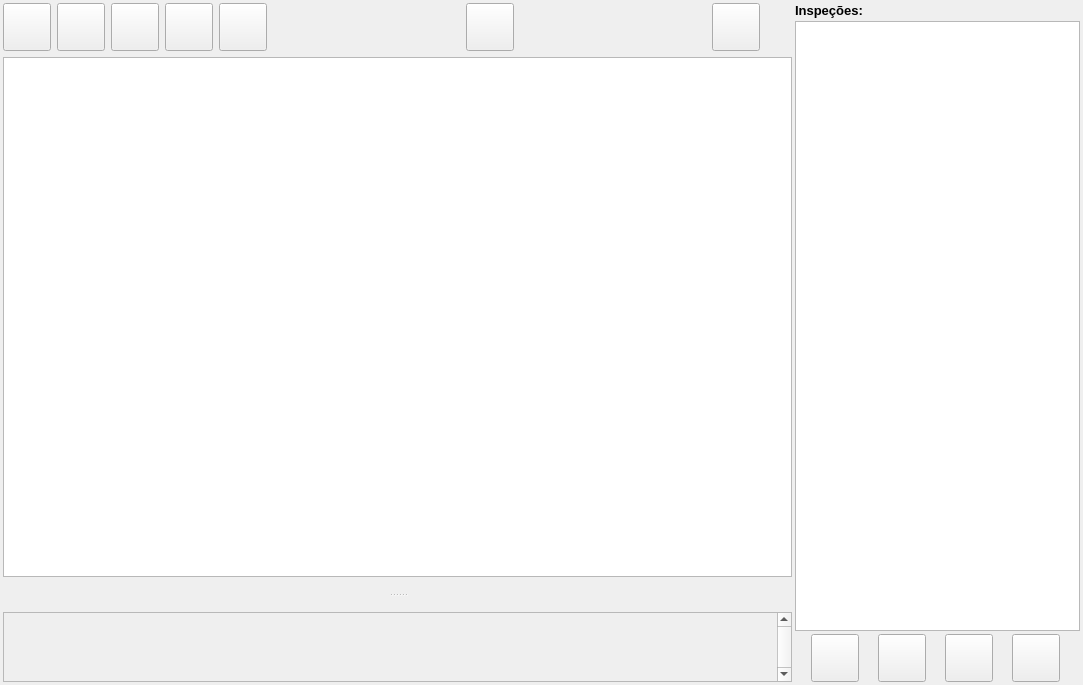
<?xml version="1.0" encoding="UTF-8"?>
<ui version="4.0">
 <class>FormNewProductContent</class>
 <widget class="QWidget" name="FormNewProductContent">
  <property name="geometry">
   <rect>
    <x>0</x>
    <y>0</y>
    <width>1083</width>
    <height>685</height>
   </rect>
  </property>
  <property name="windowTitle">
   <string>Form</string>
  </property>
  <layout class="QHBoxLayout" name="horizontalLayout_3" stretch="1,0">
   <property name="spacing">
    <number>3</number>
   </property>
   <property name="leftMargin">
    <number>3</number>
   </property>
   <property name="topMargin">
    <number>3</number>
   </property>
   <property name="rightMargin">
    <number>3</number>
   </property>
   <property name="bottomMargin">
    <number>3</number>
   </property>
   <item>
    <widget class="QSplitter" name="splitter">
     <property name="styleSheet">
      <string notr="true">QSplitter::handle {
    image: url(&quot;:/images/splitter_icon.png&quot;);
}</string>
     </property>
     <property name="orientation">
      <enum>Qt::Vertical</enum>
     </property>
     <property name="handleWidth">
      <number>35</number>
     </property>
     <widget class="QWidget" name="layoutWidget_2">
      <layout class="QVBoxLayout" name="verticalLayout_2">
       <item>
        <layout class="QHBoxLayout" name="horizontalLayout_2">
         <item>
          <widget class="ButtonBeR" name="btn_zoom_in">
           <property name="minimumSize">
            <size>
             <width>48</width>
             <height>48</height>
            </size>
           </property>
           <property name="maximumSize">
            <size>
             <width>48</width>
             <height>48</height>
            </size>
           </property>
           <property name="focusPolicy">
            <enum>Qt::NoFocus</enum>
           </property>
           <property name="text">
            <string/>
           </property>
           <property name="icon">
            <iconset resource="../res/icons.qrc">
             <normaloff>:/icons/zoom_in.png</normaloff>:/icons/zoom_in.png</iconset>
           </property>
           <property name="iconSize">
            <size>
             <width>16</width>
             <height>16</height>
            </size>
           </property>
           <property name="autoRepeat">
            <bool>true</bool>
           </property>
           <property name="autoRepeatDelay">
            <number>600</number>
           </property>
           <property name="autoRepeatInterval">
            <number>250</number>
           </property>
           <property name="bgIcon">
            <iconset resource="../res/icons.qrc">
             <normaloff>:/icons/bt-blank.png</normaloff>
             <normalon>:/icons/bt-blank_pressed.png</normalon>:/icons/bt-blank.png</iconset>
           </property>
           <property name="bgIconSize">
            <size>
             <width>48</width>
             <height>48</height>
            </size>
           </property>
          </widget>
         </item>
         <item>
          <widget class="ButtonBeR" name="btn_zoom_out">
           <property name="minimumSize">
            <size>
             <width>48</width>
             <height>48</height>
            </size>
           </property>
           <property name="maximumSize">
            <size>
             <width>48</width>
             <height>48</height>
            </size>
           </property>
           <property name="focusPolicy">
            <enum>Qt::NoFocus</enum>
           </property>
           <property name="text">
            <string/>
           </property>
           <property name="icon">
            <iconset resource="../res/icons.qrc">
             <normaloff>:/icons/zoom_out.png</normaloff>:/icons/zoom_out.png</iconset>
           </property>
           <property name="iconSize">
            <size>
             <width>16</width>
             <height>16</height>
            </size>
           </property>
           <property name="autoRepeat">
            <bool>true</bool>
           </property>
           <property name="autoRepeatDelay">
            <number>600</number>
           </property>
           <property name="autoRepeatInterval">
            <number>250</number>
           </property>
           <property name="bgIcon">
            <iconset resource="../res/icons.qrc">
             <normaloff>:/icons/bt-blank.png</normaloff>
             <normalon>:/icons/bt-blank_pressed.png</normalon>:/icons/bt-blank.png</iconset>
           </property>
           <property name="bgIconSize">
            <size>
             <width>48</width>
             <height>48</height>
            </size>
           </property>
          </widget>
         </item>
         <item>
          <widget class="ButtonBeR" name="btn_zoom_fit">
           <property name="minimumSize">
            <size>
             <width>48</width>
             <height>48</height>
            </size>
           </property>
           <property name="maximumSize">
            <size>
             <width>48</width>
             <height>48</height>
            </size>
           </property>
           <property name="focusPolicy">
            <enum>Qt::NoFocus</enum>
           </property>
           <property name="text">
            <string/>
           </property>
           <property name="icon">
            <iconset resource="../res/icons.qrc">
             <normaloff>:/icons/zoom_fit.png</normaloff>:/icons/zoom_fit.png</iconset>
           </property>
           <property name="iconSize">
            <size>
             <width>16</width>
             <height>16</height>
            </size>
           </property>
           <property name="autoRepeat">
            <bool>true</bool>
           </property>
           <property name="autoRepeatDelay">
            <number>600</number>
           </property>
           <property name="autoRepeatInterval">
            <number>250</number>
           </property>
           <property name="bgIcon">
            <iconset resource="../res/icons.qrc">
             <normaloff>:/icons/bt-blank.png</normaloff>
             <normalon>:/icons/bt-blank_pressed.png</normalon>:/icons/bt-blank.png</iconset>
           </property>
           <property name="bgIconSize">
            <size>
             <width>48</width>
             <height>48</height>
            </size>
           </property>
          </widget>
         </item>
         <item>
          <widget class="ButtonBeR" name="btn_zoom_area">
           <property name="minimumSize">
            <size>
             <width>48</width>
             <height>48</height>
            </size>
           </property>
           <property name="maximumSize">
            <size>
             <width>48</width>
             <height>48</height>
            </size>
           </property>
           <property name="focusPolicy">
            <enum>Qt::NoFocus</enum>
           </property>
           <property name="text">
            <string/>
           </property>
           <property name="icon">
            <iconset resource="../res/icons.qrc">
             <normaloff>:/icons/zoom_fit_all.png</normaloff>:/icons/zoom_fit_all.png</iconset>
           </property>
           <property name="iconSize">
            <size>
             <width>16</width>
             <height>16</height>
            </size>
           </property>
           <property name="autoRepeat">
            <bool>true</bool>
           </property>
           <property name="autoRepeatDelay">
            <number>600</number>
           </property>
           <property name="autoRepeatInterval">
            <number>250</number>
           </property>
           <property name="bgIcon">
            <iconset resource="../res/icons.qrc">
             <normaloff>:/icons/bt-blank.png</normaloff>
             <normalon>:/icons/bt-blank_pressed.png</normalon>:/icons/bt-blank.png</iconset>
           </property>
           <property name="bgIconSize">
            <size>
             <width>48</width>
             <height>48</height>
            </size>
           </property>
          </widget>
         </item>
         <item>
          <widget class="ButtonBeR" name="buttonBeR">
           <property name="minimumSize">
            <size>
             <width>48</width>
             <height>48</height>
            </size>
           </property>
           <property name="maximumSize">
            <size>
             <width>48</width>
             <height>48</height>
            </size>
           </property>
           <property name="icon">
            <iconset resource="../res/icons.qrc">
             <normaloff>:/icons/zoom_lock.png</normaloff>:/icons/zoom_lock.png</iconset>
           </property>
           <property name="checkable">
            <bool>true</bool>
           </property>
           <property name="bgIcon">
            <iconset resource="../res/icons.qrc">
             <normaloff>:/icons/bt-blank.png</normaloff>
             <normalon>:/icons/bt-blank_pressed.png</normalon>:/icons/bt-blank.png</iconset>
           </property>
           <property name="bgIconSize">
            <size>
             <width>48</width>
             <height>48</height>
            </size>
           </property>
          </widget>
         </item>
         <item>
          <spacer name="horizontalSpacer_3">
           <property name="focusPolicy">
            <enum>Qt::NoFocus</enum>
           </property>
           <property name="orientation">
            <enum>Qt::Horizontal</enum>
           </property>
           <property name="sizeHint" stdset="0">
            <size>
             <width>40</width>
             <height>20</height>
            </size>
           </property>
          </spacer>
         </item>
         <item>
          <widget class="ButtonBeR" name="btn_SincronizeDataBase">
           <property name="minimumSize">
            <size>
             <width>48</width>
             <height>48</height>
            </size>
           </property>
           <property name="icon">
            <iconset resource="../res/icons.qrc">
             <normaloff>:/icons/database-reload-alt-2.png</normaloff>:/icons/database-reload-alt-2.png</iconset>
           </property>
           <property name="iconSize">
            <size>
             <width>24</width>
             <height>24</height>
            </size>
           </property>
           <property name="bgIcon">
            <iconset resource="../res/icons.qrc">
             <normaloff>:/icons/bt-blank.png</normaloff>
             <normalon>:/icons/bt-blank_pressed.png</normalon>:/icons/bt-blank.png</iconset>
           </property>
           <property name="bgIconSize">
            <size>
             <width>48</width>
             <height>48</height>
            </size>
           </property>
          </widget>
         </item>
         <item>
          <spacer name="horizontalSpacer">
           <property name="orientation">
            <enum>Qt::Horizontal</enum>
           </property>
           <property name="sizeHint" stdset="0">
            <size>
             <width>40</width>
             <height>20</height>
            </size>
           </property>
          </spacer>
         </item>
         <item>
          <widget class="ButtonBeR" name="btn_camera_snap">
           <property name="minimumSize">
            <size>
             <width>48</width>
             <height>48</height>
            </size>
           </property>
           <property name="maximumSize">
            <size>
             <width>48</width>
             <height>48</height>
            </size>
           </property>
           <property name="focusPolicy">
            <enum>Qt::NoFocus</enum>
           </property>
           <property name="text">
            <string/>
           </property>
           <property name="icon">
            <iconset resource="../res/icons.qrc">
             <normaloff>:/icons/camera.png</normaloff>:/icons/camera.png</iconset>
           </property>
           <property name="iconSize">
            <size>
             <width>16</width>
             <height>16</height>
            </size>
           </property>
           <property name="checkable">
            <bool>false</bool>
           </property>
           <property name="autoRepeat">
            <bool>false</bool>
           </property>
           <property name="autoRepeatDelay">
            <number>600</number>
           </property>
           <property name="autoRepeatInterval">
            <number>250</number>
           </property>
           <property name="bgIcon">
            <iconset resource="../res/icons.qrc">
             <normaloff>:/icons/bt-blank.png</normaloff>
             <normalon>:/icons/bt-blank_pressed.png</normalon>:/icons/bt-blank.png</iconset>
           </property>
           <property name="bgIconSize">
            <size>
             <width>48</width>
             <height>48</height>
            </size>
           </property>
          </widget>
         </item>
         <item>
          <spacer name="horizontalSpacer_5">
           <property name="focusPolicy">
            <enum>Qt::NoFocus</enum>
           </property>
           <property name="orientation">
            <enum>Qt::Horizontal</enum>
           </property>
           <property name="sizeType">
            <enum>QSizePolicy::Fixed</enum>
           </property>
           <property name="sizeHint" stdset="0">
            <size>
             <width>32</width>
             <height>20</height>
            </size>
           </property>
          </spacer>
         </item>
        </layout>
       </item>
       <item>
        <widget class="ImageDevice" name="imagedevice"/>
       </item>
      </layout>
     </widget>
     <widget class="QScrollArea" name="scrollArea">
      <property name="verticalScrollBarPolicy">
       <enum>Qt::ScrollBarAlwaysOn</enum>
      </property>
      <property name="widgetResizable">
       <bool>true</bool>
      </property>
      <widget class="QWidget" name="scrollAreaWidgetContents">
       <property name="geometry">
        <rect>
         <x>0</x>
         <y>0</y>
         <width>771</width>
         <height>68</height>
        </rect>
       </property>
       <layout class="QVBoxLayout" name="verticalLayout_4"/>
      </widget>
     </widget>
    </widget>
   </item>
   <item>
    <layout class="QVBoxLayout" name="verticalLayout">
     <item>
      <widget class="QLabel" name="label">
       <property name="font">
        <font>
         <pointsize>10</pointsize>
         <weight>75</weight>
         <bold>true</bold>
        </font>
       </property>
       <property name="text">
        <string>Inspeções:</string>
       </property>
      </widget>
     </item>
     <item>
      <widget class="QListWidget" name="lst_tools">
       <property name="minimumSize">
        <size>
         <width>285</width>
         <height>0</height>
        </size>
       </property>
       <property name="maximumSize">
        <size>
         <width>285</width>
         <height>16777215</height>
        </size>
       </property>
       <property name="palette">
        <palette>
         <active>
          <colorrole role="Highlight">
           <brush brushstyle="SolidPattern">
            <color alpha="255">
             <red>191</red>
             <green>197</green>
             <blue>200</blue>
            </color>
           </brush>
          </colorrole>
         </active>
         <inactive>
          <colorrole role="Highlight">
           <brush brushstyle="SolidPattern">
            <color alpha="255">
             <red>191</red>
             <green>197</green>
             <blue>200</blue>
            </color>
           </brush>
          </colorrole>
         </inactive>
         <disabled>
          <colorrole role="Highlight">
           <brush brushstyle="SolidPattern">
            <color alpha="255">
             <red>145</red>
             <green>145</green>
             <blue>145</blue>
            </color>
           </brush>
          </colorrole>
         </disabled>
        </palette>
       </property>
       <property name="verticalScrollBarPolicy">
        <enum>Qt::ScrollBarAsNeeded</enum>
       </property>
       <property name="horizontalScrollBarPolicy">
        <enum>Qt::ScrollBarAlwaysOff</enum>
       </property>
       <property name="dragDropMode">
        <enum>QAbstractItemView::DragDrop</enum>
       </property>
       <property name="defaultDropAction">
        <enum>Qt::MoveAction</enum>
       </property>
      </widget>
     </item>
     <item>
      <layout class="QHBoxLayout" name="horizontalLayout">
       <item>
        <widget class="ButtonBeR" name="btn_add">
         <property name="minimumSize">
          <size>
           <width>48</width>
           <height>48</height>
          </size>
         </property>
         <property name="maximumSize">
          <size>
           <width>48</width>
           <height>48</height>
          </size>
         </property>
         <property name="focusPolicy">
          <enum>Qt::NoFocus</enum>
         </property>
         <property name="text">
          <string/>
         </property>
         <property name="icon">
          <iconset resource="../res/icons.qrc">
           <normaloff>:/icons/zoom_in.png</normaloff>:/icons/zoom_in.png</iconset>
         </property>
         <property name="iconSize">
          <size>
           <width>16</width>
           <height>16</height>
          </size>
         </property>
         <property name="autoRepeat">
          <bool>true</bool>
         </property>
         <property name="autoRepeatDelay">
          <number>600</number>
         </property>
         <property name="autoRepeatInterval">
          <number>250</number>
         </property>
         <property name="bgIcon">
          <iconset resource="../res/icons.qrc">
           <normaloff>:/icons/bt-blank.png</normaloff>
           <normalon>:/icons/bt-blank_pressed.png</normalon>:/icons/bt-blank.png</iconset>
         </property>
         <property name="bgIconSize">
          <size>
           <width>48</width>
           <height>48</height>
          </size>
         </property>
        </widget>
       </item>
       <item>
        <widget class="ButtonBeR" name="btn_remove">
         <property name="minimumSize">
          <size>
           <width>48</width>
           <height>48</height>
          </size>
         </property>
         <property name="maximumSize">
          <size>
           <width>48</width>
           <height>48</height>
          </size>
         </property>
         <property name="focusPolicy">
          <enum>Qt::NoFocus</enum>
         </property>
         <property name="text">
          <string/>
         </property>
         <property name="icon">
          <iconset resource="../res/icons.qrc">
           <normaloff>:/icons/zoom_out.png</normaloff>:/icons/zoom_out.png</iconset>
         </property>
         <property name="iconSize">
          <size>
           <width>16</width>
           <height>16</height>
          </size>
         </property>
         <property name="autoRepeat">
          <bool>true</bool>
         </property>
         <property name="autoRepeatDelay">
          <number>600</number>
         </property>
         <property name="autoRepeatInterval">
          <number>250</number>
         </property>
         <property name="bgIcon">
          <iconset resource="../res/icons.qrc">
           <normaloff>:/icons/bt-blank.png</normaloff>
           <normalon>:/icons/bt-blank_pressed.png</normalon>:/icons/bt-blank.png</iconset>
         </property>
         <property name="bgIconSize">
          <size>
           <width>48</width>
           <height>48</height>
          </size>
         </property>
        </widget>
       </item>
       <item>
        <widget class="ButtonBeR" name="btn_up">
         <property name="minimumSize">
          <size>
           <width>48</width>
           <height>48</height>
          </size>
         </property>
         <property name="maximumSize">
          <size>
           <width>48</width>
           <height>48</height>
          </size>
         </property>
         <property name="focusPolicy">
          <enum>Qt::NoFocus</enum>
         </property>
         <property name="text">
          <string/>
         </property>
         <property name="icon">
          <iconset resource="../res/icons.qrc">
           <normaloff>:/icons/arrow-3-up_0.png</normaloff>:/icons/arrow-3-up_0.png</iconset>
         </property>
         <property name="iconSize">
          <size>
           <width>16</width>
           <height>16</height>
          </size>
         </property>
         <property name="autoRepeat">
          <bool>true</bool>
         </property>
         <property name="autoRepeatDelay">
          <number>600</number>
         </property>
         <property name="autoRepeatInterval">
          <number>250</number>
         </property>
         <property name="bgIcon">
          <iconset resource="../res/icons.qrc">
           <normaloff>:/icons/bt-blank.png</normaloff>
           <normalon>:/icons/bt-blank_pressed.png</normalon>:/icons/bt-blank.png</iconset>
         </property>
         <property name="bgIconSize">
          <size>
           <width>48</width>
           <height>48</height>
          </size>
         </property>
        </widget>
       </item>
       <item>
        <widget class="ButtonBeR" name="btn_down">
         <property name="minimumSize">
          <size>
           <width>48</width>
           <height>48</height>
          </size>
         </property>
         <property name="maximumSize">
          <size>
           <width>48</width>
           <height>48</height>
          </size>
         </property>
         <property name="focusPolicy">
          <enum>Qt::NoFocus</enum>
         </property>
         <property name="text">
          <string/>
         </property>
         <property name="icon">
          <iconset resource="../res/icons.qrc">
           <normaloff>:/icons/arrow-3-down_0.png</normaloff>:/icons/arrow-3-down_0.png</iconset>
         </property>
         <property name="iconSize">
          <size>
           <width>16</width>
           <height>16</height>
          </size>
         </property>
         <property name="autoRepeat">
          <bool>true</bool>
         </property>
         <property name="autoRepeatDelay">
          <number>600</number>
         </property>
         <property name="autoRepeatInterval">
          <number>250</number>
         </property>
         <property name="bgIcon">
          <iconset resource="../res/icons.qrc">
           <normaloff>:/icons/bt-blank.png</normaloff>
           <normalon>:/icons/bt-blank_pressed.png</normalon>:/icons/bt-blank.png</iconset>
         </property>
         <property name="bgIconSize">
          <size>
           <width>48</width>
           <height>48</height>
          </size>
         </property>
        </widget>
       </item>
      </layout>
     </item>
    </layout>
   </item>
  </layout>
 </widget>
 <customwidgets>
  <customwidget>
   <class>ButtonBeR</class>
   <extends>QPushButton</extends>
   <header>buttonber.h</header>
  </customwidget>
  <customwidget>
   <class>ImageDevice</class>
   <extends>QGraphicsView</extends>
   <header>mv/imagedevice.h</header>
   <slots>
    <slot>zoomFit()</slot>
    <slot>zoomIn()</slot>
    <slot>zoomOut()</slot>
    <slot>zoomFitItems()</slot>
    <slot>lockParent(bool)</slot>
    <slot>snap()</slot>
   </slots>
  </customwidget>
 </customwidgets>
 <resources>
  <include location="../res/icons.qrc"/>
 </resources>
 <connections>
  <connection>
   <sender>btn_zoom_in</sender>
   <signal>clicked()</signal>
   <receiver>imagedevice</receiver>
   <slot>zoomIn()</slot>
   <hints>
    <hint type="sourcelabel">
     <x>24</x>
     <y>35</y>
    </hint>
    <hint type="destinationlabel">
     <x>30</x>
     <y>86</y>
    </hint>
   </hints>
  </connection>
  <connection>
   <sender>btn_zoom_out</sender>
   <signal>clicked()</signal>
   <receiver>imagedevice</receiver>
   <slot>zoomOut()</slot>
   <hints>
    <hint type="sourcelabel">
     <x>76</x>
     <y>28</y>
    </hint>
    <hint type="destinationlabel">
     <x>80</x>
     <y>83</y>
    </hint>
   </hints>
  </connection>
  <connection>
   <sender>btn_zoom_fit</sender>
   <signal>clicked()</signal>
   <receiver>imagedevice</receiver>
   <slot>zoomFit()</slot>
   <hints>
    <hint type="sourcelabel">
     <x>139</x>
     <y>38</y>
    </hint>
    <hint type="destinationlabel">
     <x>143</x>
     <y>86</y>
    </hint>
   </hints>
  </connection>
  <connection>
   <sender>btn_zoom_area</sender>
   <signal>clicked()</signal>
   <receiver>imagedevice</receiver>
   <slot>zoomFitItems()</slot>
   <hints>
    <hint type="sourcelabel">
     <x>192</x>
     <y>32</y>
    </hint>
    <hint type="destinationlabel">
     <x>193</x>
     <y>86</y>
    </hint>
   </hints>
  </connection>
  <connection>
   <sender>buttonBeR</sender>
   <signal>toggled(bool)</signal>
   <receiver>imagedevice</receiver>
   <slot>lockParent(bool)</slot>
   <hints>
    <hint type="sourcelabel">
     <x>243</x>
     <y>25</y>
    </hint>
    <hint type="destinationlabel">
     <x>244</x>
     <y>96</y>
    </hint>
   </hints>
  </connection>
 </connections>
</ui>
